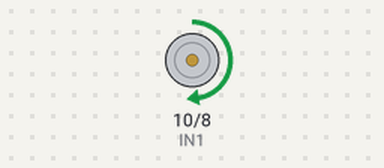
The sketch below on a simulated Arduino Uno, built with avr-gcc and run on an emulated ATmega328P. On the bench: motor-driver pin pairs drawn as motors (green arrow = first pin HIGH = forward, orange = second pin HIGH = backward, longer = more drive, scaled by the enable pin).

Above: at 1.0 s.
At 2.5 s:
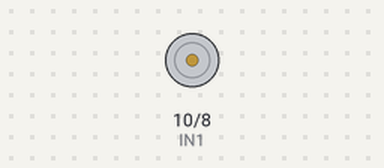
At 4.0 s:
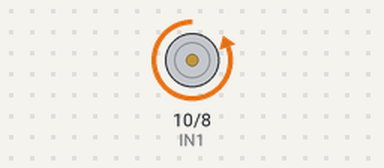
Timing chart, 0 to 7.8 s (numbered marks = the images above):
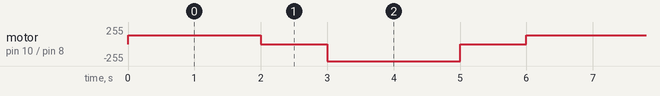

Measured:
- by itself, motor on pin 10 (IN1) / pin 8 (IN2): repeats every 6.0 s: stopped 1.0 s, backward 255/255 2.0 s, stopped 1.0 s, forward 128/255 2.0 s

The sketch:

escControl.ino
```cpp
const int ENA = 9;
const int IN1 = 10;
const int IN2 = 8;

void setup() {
  pinMode(ENA, OUTPUT);
  pinMode(IN1, OUTPUT);
  pinMode(IN2, OUTPUT);
}

void loop() {
  // Forward at 50% speed
  digitalWrite(IN1, HIGH);
  digitalWrite(IN2, LOW);
  analogWrite(ENA, 128); // Speed = 0 to 255
  delay(2000);

  // Stop
  analogWrite(ENA, 0);
  delay(1000);

  // Reverse at full speed
  digitalWrite(IN1, LOW);
  digitalWrite(IN2, HIGH);
  analogWrite(ENA, 255);
  delay(2000);

  // Stop again
  analogWrite(ENA, 0);
  delay(1000);
}
```
